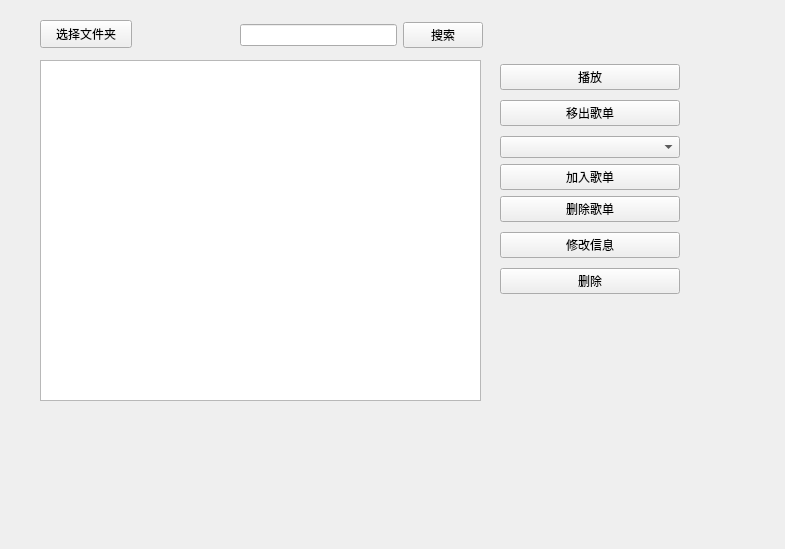
<?xml version="1.0" encoding="UTF-8"?>
<ui version="4.0">
 <class>PlayerWidget</class>
 <widget class="QWidget" name="PlayerWidget">
  <property name="geometry">
   <rect>
    <x>0</x>
    <y>0</y>
    <width>785</width>
    <height>549</height>
   </rect>
  </property>
  <property name="windowTitle">
   <string>Form</string>
  </property>
  <widget class="QListWidget" name="listWidget">
   <property name="geometry">
    <rect>
     <x>40</x>
     <y>60</y>
     <width>441</width>
     <height>341</height>
    </rect>
   </property>
  </widget>
  <widget class="QPushButton" name="selectDirBtn">
   <property name="enabled">
    <bool>true</bool>
   </property>
   <property name="geometry">
    <rect>
     <x>40</x>
     <y>20</y>
     <width>92</width>
     <height>28</height>
    </rect>
   </property>
   <property name="text">
    <string>选择文件夹</string>
   </property>
   <property name="autoDefault">
    <bool>false</bool>
   </property>
   <property name="default">
    <bool>false</bool>
   </property>
   <property name="flat">
    <bool>false</bool>
   </property>
  </widget>
  <widget class="QWidget" name="layoutWidget">
   <property name="geometry">
    <rect>
     <x>500</x>
     <y>60</y>
     <width>180</width>
     <height>241</height>
    </rect>
   </property>
   <layout class="QVBoxLayout" name="rightPart">
    <item>
     <widget class="QPushButton" name="playChosenBtn">
      <property name="text">
       <string>播放</string>
      </property>
     </widget>
    </item>
    <item>
     <widget class="QPushButton" name="delFromListBtn">
      <property name="text">
       <string>移出歌单</string>
      </property>
     </widget>
    </item>
    <item>
     <layout class="QGridLayout" name="gridLayout">
      <item row="0" column="0">
       <widget class="QComboBox" name="choseListBox"/>
      </item>
      <item row="1" column="0">
       <widget class="QPushButton" name="addToListBtn">
        <property name="text">
         <string>加入歌单</string>
        </property>
       </widget>
      </item>
      <item row="2" column="0">
       <widget class="QPushButton" name="delListBtn">
        <property name="text">
         <string>删除歌单</string>
        </property>
       </widget>
      </item>
     </layout>
    </item>
    <item>
     <widget class="QPushButton" name="updInfoBtn">
      <property name="text">
       <string>修改信息</string>
      </property>
     </widget>
    </item>
    <item>
     <widget class="QPushButton" name="delChosenBtn">
      <property name="text">
       <string>删除</string>
      </property>
     </widget>
    </item>
   </layout>
  </widget>
  <widget class="QWidget" name="layoutWidget">
   <property name="geometry">
    <rect>
     <x>240</x>
     <y>20</y>
     <width>243</width>
     <height>30</height>
    </rect>
   </property>
   <layout class="QHBoxLayout" name="topPart">
    <item>
     <widget class="QLineEdit" name="searchLine"/>
    </item>
    <item>
     <widget class="QPushButton" name="searchBtn">
      <property name="text">
       <string>搜索</string>
      </property>
     </widget>
    </item>
   </layout>
  </widget>
 </widget>
 <resources/>
 <connections/>
</ui>
